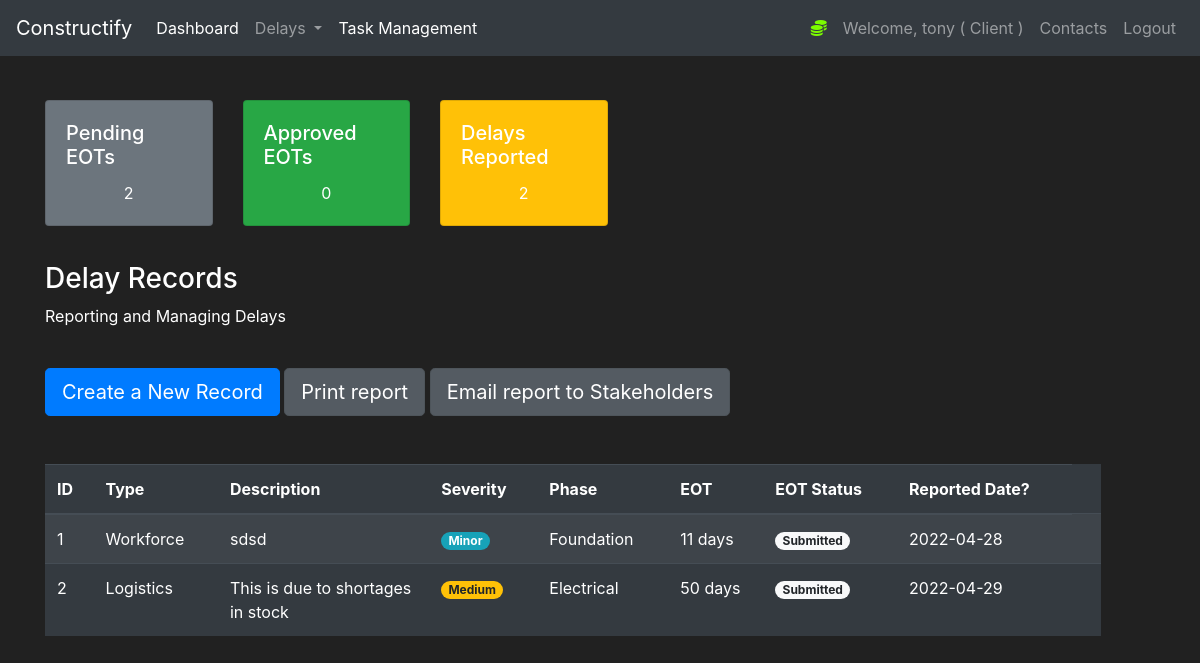
The app's page /delays (signed in), older data.
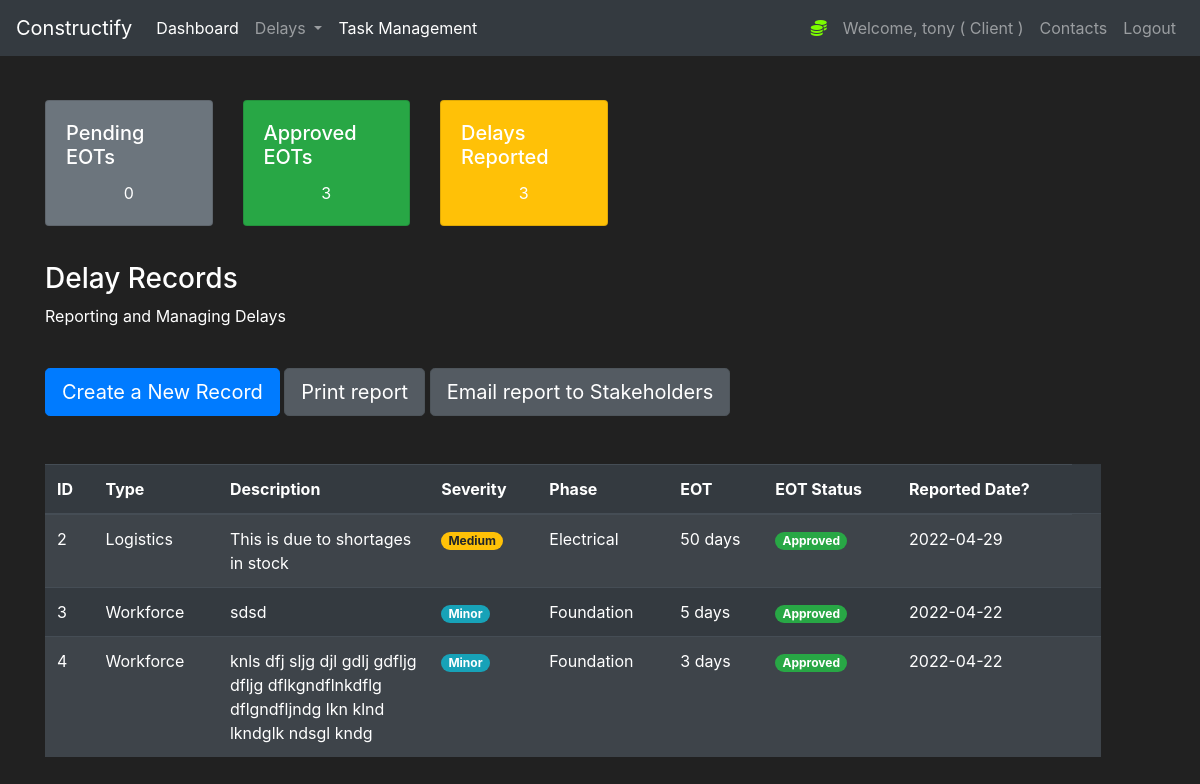
The same page, newer data.
### construct/models.py (models this page shows)
class Delay(db.Model):
    id = db.Column(db.Integer(), nullable=False, primary_key=True)
    type = db.Column(db.String(length=30), nullable=False)
    description = db.Column(db.String(length=30), nullable=False)
    severity = db.Column(db.String(length=30), nullable=False)
    phase = db.Column(db.String(length=30), nullable=False)
    delayed_days = db.Column(db.Integer(), nullable=True)
    date = db.Column(db.String(length=30), nullable=False)
    status = db.Column(db.String(length=30), nullable=True, default="Submitted")

### construct/routes.py (the view, shortened to what this page needs)
@app.route("/delays", methods=['GET', 'POST'])
@login_required
def delaypage():
    pending_delays= Delay.query.filter(Delay.status == "Submitted").count()
    approved_delays= Delay.query.filter(Delay.status == "Approved").count()
    delay_count = pending_delays+approved_delays
    delayForm = DelayForm()
    delays = Delay.query.all()
    gannt_data = delays
    if request.method == "GET":
        return render_template('delays.html', delays=delays, delayForm=delayForm, pending_delays=pending_delays, approved_delays=approved_delays, delay_count=delay_count, gannt_data=gannt_data)

### construct/models.py (called while the page is built)
@login_manager.user_loader
def load_user(user_id):
    return User.query.get(int(user_id))

### construct/templates/delays.html (shortened to what this page needs)
{% extends 'base.html' %}
{% block content%}
<div class="row" style="margin-top:20px;margin-left:30px">
    <div class="col-2">
        <div class="card text-white bg-secondary mb-3" style="max-width: 18rem;">
            <div class="card-body">
                <h5 class="card-title">Pending EOTs</h5>
                <p class="card-text" style="text-align:center;">{{pending_delays}}</p>
            </div>
        </div>
    </div>
    <div class="col-2">
        <div class="card text-white bg-success mb-3" style="max-width: 18rem;">
            <div class="card-body">
                <h5 class="card-title">Approved EOTs</h5>
                <p class="card-text" style="text-align:center;">{{approved_delays}}</p>
            </div>
        </div>
    </div>
    <div class="col-2">
        <div class="card text-white bg-warning  mb-3" style="max-width: 18rem;">
            <div class="card-body">
                <h5 class="card-title">Delays Reported</h5>
                <p class="card-text" style="text-align:center;">{{delay_count}}</p>
            </div>
        </div>
    </div>
</div>
<div class="row" style="margin-top:20px;margin-left:30px">
    <div class="col-11">
        <h3>Delay Records</h3>
        <p>Reporting and Managing Delays</p>
        <br>
        <button type="button" class="btn btn-primary btn-lg" data-toggle="modal" data-target="#exampleModal"
            data-whatever="@mdo">Create a New Record</button>
            <a href="{{url_for('PDFPage')}}" class="btn btn-secondary btn-lg active" role="button" aria-pressed="false" target="_blank">Print report</a>
            <a href="{{url_for('PDFPageEmail')}}" class="btn btn-secondary btn-lg active" role="button" aria-pressed="false" target="_blank">Email report to Stakeholders</a>
        <br><br><br>
        <table id="dtBasicExample" class="table table-striped table-dark" cellspacing="0" width="100%">
            <thead>
                <tr>
                    <th scope="col">ID</th>
                    <th scope="col">Type</th>
                    <th scope="col">Description</th>
                    <th scope="col">Severity</th>
                    <th scope="col">Phase</th>
                    <th scope="col">EOT</th>
                    <th scope="col">EOT Status</th>
                    <th scope="col">Reported Date?</th>
                </tr>
            </thead>
            <tbody>
                {% for delay in delays %}
                <tr>
                    <td>{{delay.id}}</td>
                    <td>{{delay.type}}</td>
                    <td width="20%">{{delay.description}}</td>
                    {% if 'Medium' in delay.severity %}
                    <td><span class="badge badge-pill badge-warning">{{delay.severity}}</span></td>
                    {% endif %}
                    {% if 'Minor' in delay.severity %}
                    <td><span class="badge badge-pill badge-info">{{delay.severity}}</span></td>
                    {% endif %}
                    <td>{{delay.phase}}</td>
                    <td width="9%">{{delay.delayed_days}} days</td>
                    {% if 'Approved' in delay.status %}
                    <td><span class="badge badge-pill badge-success">{{delay.status}}</span></td>
                    {% endif %}
                    {% if 'Submitted' in delay.status %}
                    <td><span class="badge badge-pill badge-light">{{delay.status}}</span></td>
                    {% endif %}
                    <td>{{delay.date}}</td>
                    <td>
                              </div>
                {% endfor %}
    </div>
{% endblock %}

Row changes from the older to the newer data that the page shows:
removed Delay: id "1", type "Workforce", description "sdsd", severity "Minor", phase "Foundation", delayed_days "11", status "Submitted", date "2022-04-28"
changed Delay "Logistics": status "Submitted" → "Approved"
added Delay: id "3", type "Workforce", description "sdsd", severity "Minor", phase "Foundation", delayed_days "5", status "Approved", date "2022-04-22"
added Delay: id "4", type "Workforce", description "knls dfj sljg djl gdlj gdfljg dfljg dflkgndflnkdflg dflgndfljndg lkn klnd lkndglk ndsgl kndg", severity "Minor", phase "Foundation", delayed_days "3", status "Approved", date "2022-04-22"
Text that changed along with them:
{{ pending_delays }}: "2" → "0"
{{ approved_delays }}: "0" → "3"
{{ delay_count }}: "2" → "3"
